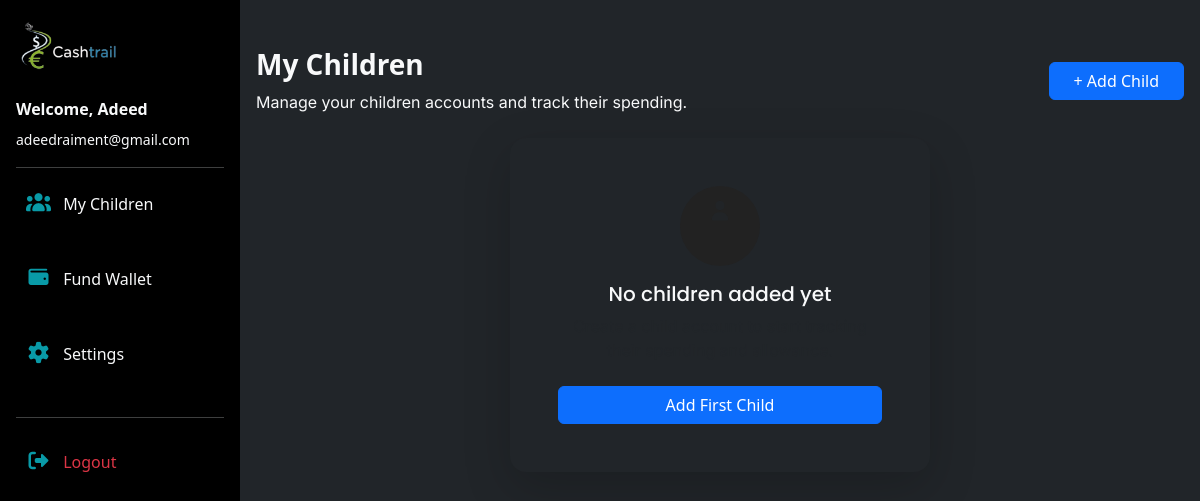
Before: /mychildren/ (signed in) with the older database file.
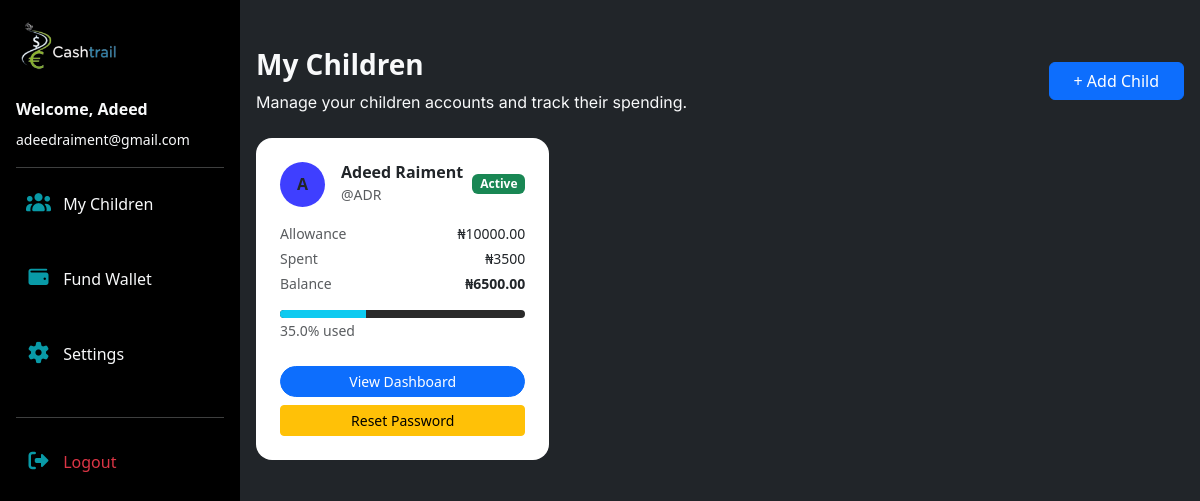
After: the same page with the newer database file.
### main/models.py (models this page shows, shortened)
class CustomUser(AbstractUser):
    ROLE_CHOICES = (
        ('parent', 'Parent'),
        ('child', 'Child'),
    )
    role = models.CharField(
        max_length=10,
        choices=ROLE_CHOICES,
        default='parent'
    )
    parent = models.ForeignKey(
        'self',
        null=True,
        blank=True,
        on_delete=models.CASCADE,
        related_name='children'
    )

class ChildAccount(models.Model):
    child = models.OneToOneField(
        settings.AUTH_USER_MODEL,
        on_delete=models.CASCADE,
        related_name='account'
    )
    allowance = models.DecimalField(max_digits=12, decimal_places=2, default=0)
    is_active = models.BooleanField(default=True)

### main/views.py (the view)
# urls.py: path('mychildren/', views.mychildren, name='mychildren'),
@login_required
def mychildren(request):
    if request.user.role != "parent":
        return redirect("childrendashboard")
    User = get_user_model()
    children = User.objects.filter(parent=request.user, role="child")
    children_data = []
    for child in children:
        transactions = Transaction.objects.filter(child=child)
        total_spent = transactions.filter(
            transaction_type="debit"
        ).aggregate(total=Sum("amount"))["total"] or 0
        account = getattr(child, "account", None)
        allowance = account.allowance if account else 0
        balance = allowance - total_spent
        percentage_used = (total_spent / allowance) * 100 if allowance > 0 else 0
        children_data.append({
            "child": child,
            "allowance": allowance,
            "total_spent": total_spent,
            "balance": balance,
            "percentage_used": round(percentage_used, 1)
        })
    return render(request, "mychildren.html", {"children": children_data})

### templates/mychildren.html (shortened to what this page needs)
{% extends "parentbase.html" %} {% block content %}
<div class="container-fluid bg-dark text-light min-vh-100 py-4 px-3">
  <div class="d-flex flex-column flex-md-row justify-content-between align-items-start align-items-md-center gap-3 mb-4 mt-4">
    <div>
      <h3 class="fw-bold">My Children</h3>
      <p class="text-light mb-0">
        Manage your children accounts and track their spending.
      </p>
    </div>
    <a href="{% url 'Addchild' %}" class="btn btn-primary px-4  ">
      + Add Child
    </a>
  </div>
  <div class="row g-4">
    {% if children|length > 0 %} {% for item in children %}
    <div class="col-12 col-sm-6 col-lg-4">
      <div class="card child-card border-0 rounded-4 h-100">
        <div class="card-body p-4">
          <div class="d-flex align-items-center justify-content-between mb-3">
            <div class="d-flex align-items-center gap-3">
              <div class="child-avatar">
                {{ item.child.username|first|upper }}
              </div>
              <div>
                <h6 class="fw-semibold mb-0">
                  {{ item.child.get_full_name|default:item.child.username }}
                </h6>
                <small class="text-muted">@{{ item.child.username }}</small>
              </div>
            </div>
            {% if not item.child.is_active %}
            <span class="badge bg-danger">Disabled</span>
            {% else %}
            <span class="badge bg-success">Active</span>
            {% endif %}
          </div>
          <div class="mb-3">
            <div class="d-flex justify-content-between small mb-1">
              <span class="text-muted">Allowance</span>
              <span>₦{{ item.allowance }}</span>
            </div>
            <div class="d-flex justify-content-between small mb-1">
              <span class="text-muted">Spent</span>
              <span>₦{{ item.total_spent }}</span>
            </div>
            <div class="d-flex justify-content-between small">
              <span class="text-muted">Balance</span>
              <span class="fw-semibold">₦{{ item.balance }}</span>
            </div>
          </div>
          <div class="mb-4">
            <div class="progress rounded-pill" style="height: 8px">
              <div
                class="progress-bar bg-info"
                style="width: {{ item.percentage_used }}%;"
              ></div>
            </div>
            <small class="text-muted"> {{ item.percentage_used }}% used </small>
          </div>
          <div class="d-grid">
            <a
              href="{% url 'view_child_dashboard' item.child.id %}"
              class="btn btn-primary btn-sm rounded-4"
            >
              View Dashboard
            </a>
            <a href="{% url 'reset_child_password' item.child.id %}"class="btn btn-sm btn-warning mt-2">Reset Password</a>
          </div>
        </div>
      </div>
    </div>
    {% endfor %} {% else %}
    <div class="col-12 d-flex justify-content-center">
      <div
        class="card bg-dark border-0 shadow-lg rounded-4 text-center p-5"
        style="max-width: 420px; width: 100%"
      >
        <div class="empty-icon mb-3">
          <i class="fas fa-user fa-lg text-muted"></i>
        </div>
        <h5 class="text-light">No children added yet</h5>
        <p class="text-muted mb-4">
        </p>
        <a href="{% url 'Addchild' %}" class="btn btn-primary px-4">
          Add First Child
        </a>
      </div>
    </div>
    {% endif %}
  </div>
</div>
{% endblock %}

### templates/parentbase.html (shortened to what this page needs)
{% load static %}
<!doctype html>
<html lang="en">
  <head>
    <link href="https://cdn.jsdelivr.net/npm/bootstrap@5.3.8/dist/css/bootstrap.min.css" rel="stylesheet" />
    <link rel="stylesheet" href="https://cdnjs.cloudflare.com/ajax/libs/font-awesome/7.0.1/css/all.min.css" />
    <link rel="stylesheet" href="https://cdn.jsdelivr.net/npm/bootstrap-icons@1.13.1/font/bootstrap-icons.min.css" />
    <link href="{% static 'css/main.css' %}" rel="stylesheet" />
    <link href="{% static 'css/dashboard.css' %}" rel="stylesheet" />
  </head>
  <body class="d-flex flex-column min-vh-100">
{% if request.user.is_authenticated %}
  <div class="d-none d-md-block bg-black text-light vh-100 p-3 border-0"
       style="width:240px; position:fixed; top:0; left:0;">
    <div class="d-flex align-items-center mb-4">
      <img src="{% static 'image/cashtrail-darklogo.png' %}" height=";" class="img-fluid" />
    </div>
    <div class="mb-3">
      <h6 class="fw-semibold fs-6 text-light">Welcome, {{ request.user.first_name }}</h6>
      <small class="text-light">{{ request.user.email }}</small>
    </div>
    <hr class="sidebar-divider">
    <ul class="nav nav-pills flex-column gap-2">
      <li><a class="nav-link text-light" href="{% url 'mychildren' %}"><i class="fas fa-users me-2"></i> My Children</a></li>
      <li><a class="nav-link text-light" href="{% url 'Fundwallet' %}"><i class="fas fa-wallet me-2"></i> Fund Wallet</a></li>
      <li><a class="nav-link text-light" href="#"><i class="fas fa-cog me-2"></i> Settings</a></li>
    </ul>
    <hr class="sidebar-divider">
    <a class="nav-link text-danger mt-4 logout" href="{% url 'account_logout' %}">
      <i class="fas fa-sign-out-alt me-2"></i> Logout
    </a>
  </div>
{% endif %}
  <main class="flex-grow-1">
  <div class="container-fluid">
    <div class="row">
      <div class="d-none d-md-block" style="width:240px;"></div>
      <div class="col px-0">
        {% block content %}{% endblock %}
      </div>
    </div>
  </div>
</main>
  </body>
</html>

### static/css/main.css (style rules this page uses)
:root { --heading-color: #1f2f31; --accent-color: #099aa7; --default-color: #363f40; --heading-color: #1f2f31; --surface-color: #ffffff; --contrast-color: #ffffff; }
p, .lead { font-family: 'Inter', sans-serif; }
i { color: var(--accent-color); font-size: 20px!important; margin-bottom: 30px!important; }

### static/css/dashboard.css (style rules this page uses)
.img-fluid { height: 60px; }
.nav-pills li a, .logout.text-danger { display: block; padding: 8px 10px; border-radius: 5px; transition: background 0.3s ease; }
body { overflow-x:hidden; }
.child-card { background:#fff; transition: all 0.25s ease; }
.child-avatar { width:45px; height:45px; border-radius:50%; background: rgba(0, 0, 255, 0.753); display:flex; align-items:center; justify-content:center; font-weight:bold; }
.progress { background:#2a2a2a; }

Changed rows visible on the page:
added CustomUser: child.username|first "A", child.get_full_name "Adeed Raiment", child.username "ADR", is_active "Active", allowance "10000.00", total_spent "3500", balance "6500.00", percentage_used "35.0"
Other visible differences:
text no longer shown: "No children added yet Add First Child"
